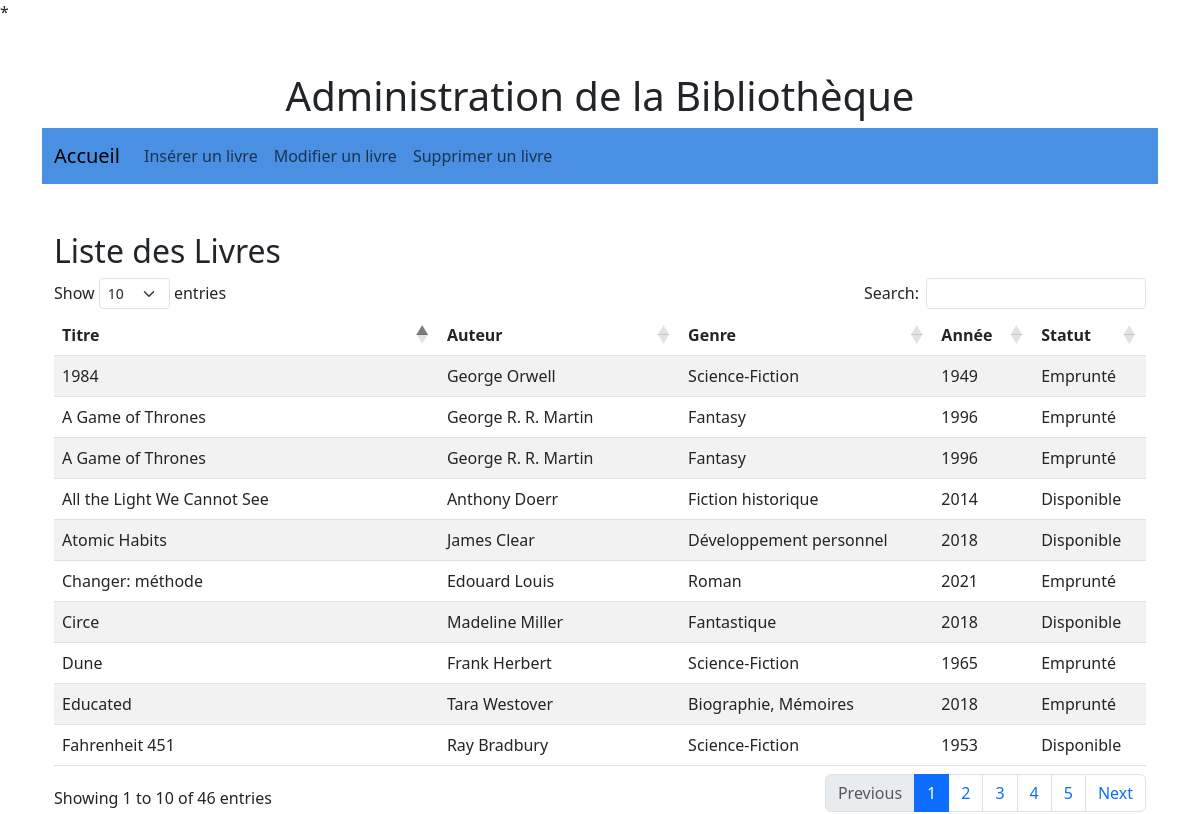
The page / on the database its author committed.
### tables this page shows
CREATE TABLE IF NOT EXISTS `livres` (
  `id` int NOT NULL AUTO_INCREMENT,
  `titre` varchar(255) NOT NULL,
  `auteur` varchar(100) NOT NULL,
  `genre` varchar(50) NOT NULL,
  `annee` year NOT NULL,
  `statut` varchar(30) NOT NULL DEFAULT 'Disponible',
  PRIMARY KEY (`id`)
);

### index.php (the view, shortened to what this page needs)
<?php
include "bd.php";
$sql = "SELECT * FROM Livres";
$result = $db->query($sql);
?>
<!DOCTYPE html>
<html lang="fr">
<head>
    <link href="https://cdn.jsdelivr.net/npm/bootstrap@5.3.0-alpha1/dist/css/bootstrap.min.css" rel="stylesheet">
    <link href="https://cdn.datatables.net/1.13.4/css/dataTables.bootstrap5.min.css" rel="stylesheet">
</head>
<body>
    <div class="container mt-5">
        <h1 class="text-center">Administration de la Bibliothèque</h1>
        <nav class="navbar navbar-expand-lg" style="background-color: #4a90e2;">
            <div class="container-fluid">
                <a class="navbar-brand" href="index.php">Accueil</a>
                <div class="collapse navbar-collapse" id="navbarNav">
                    <ul class="navbar-nav">
                        <li class="nav-item">
                            <a class="nav-link" href="formAjout.php">Insérer un livre</a>
                        </li>
                        <li class="nav-item">
                            <a class="nav-link" href="formModif.php">Modifier un livre</a>
                        </li>
                        <li class="nav-item">
                            <a class="nav-link" href="formSupp.php">Supprimer un livre</a>
                        </li>
                    </ul>
                </div>
            </div>
        </nav>
    <div class="container mt-5">
            <h2>Liste des Livres</h2>
            <table id="tableLivres" class="table table-striped">
                <thead>
                    <tr>
                        <th>Titre</th>
                        <th>Auteur</th>
                        <th>Genre</th>
                        <th>Année</th>
                        <th>Statut</th>
                    </tr>
                </thead>
                <tbody>
                    <?php foreach ($result as $row) { ?>
                    <tr>
                        <td><?php echo htmlspecialchars($row['titre']); ?></td>
                        <td><?php echo htmlspecialchars($row['auteur']); ?></td>
                        <td><?php echo htmlspecialchars($row['genre']); ?></td>
                        <td><?php echo htmlspecialchars($row['annee']); ?></td>
                        <td><?php echo htmlspecialchars($row['statut']); ?></td>
                    </tr>
                    <?php } ?>
                </tbody>
            </table>
        </div>
    </div>

### rows shown on the page
livres: titre "1984", auteur "George Orwell", genre "Science-Fiction", annee "1949", statut "Emprunté"
livres: titre "Fahrenheit 451", auteur "Ray Bradbury", genre "Science-Fiction", annee "1953", statut "Disponible"
livres: titre "Educated", auteur "Tara Westover", genre "Biographie, Mémoires", annee "2018", statut "Emprunté"
livres: titre "Dune", auteur "Frank Herbert", genre "Science-Fiction", annee "1965", statut "Emprunté"
livres: titre "Changer: méthode", auteur "Edouard Louis", genre "Roman", annee "2021", statut "Emprunté"
livres: titre "Atomic Habits", auteur "James Clear", genre "Développement personnel", annee "2018", statut "Disponible"
livres: titre "A Game of Thrones", auteur "George R. R. Martin", genre "Fantasy", annee "1996", statut "Emprunté"
livres: titre "A Game of Thrones", auteur "George R. R. Martin", genre "Fantasy", annee "1996", statut "Emprunté"
livres: titre "All the Light We Cannot See", auteur "Anthony Doerr", genre "Fiction historique", annee "2014", statut "Disponible"
livres: titre "Circe", auteur "Madeline Miller", genre "Fantastique", annee "2018", statut "Disponible"
